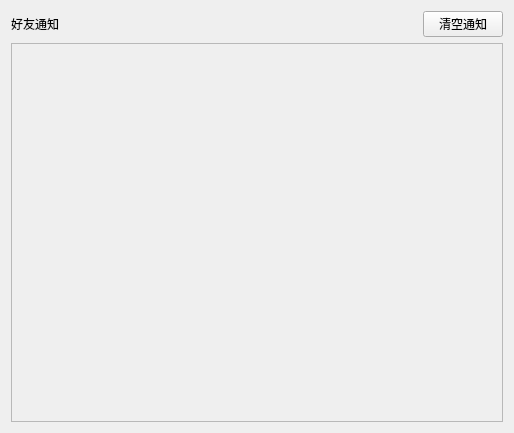
<?xml version="1.0" encoding="UTF-8"?>
<ui version="4.0">
 <class>FriendNoticePage</class>
 <widget class="QWidget" name="FriendNoticePage">
  <property name="geometry">
   <rect>
    <x>0</x>
    <y>0</y>
    <width>514</width>
    <height>433</height>
   </rect>
  </property>
  <property name="windowTitle">
   <string>FriendNoticePage</string>
  </property>
  <layout class="QVBoxLayout" name="verticalLayout">
   <item>
    <layout class="QHBoxLayout" name="horizontalLayout">
     <item>
      <widget class="QLabel" name="noticeLabel">
       <property name="text">
        <string>好友通知</string>
       </property>
      </widget>
     </item>
     <item>
      <spacer name="horizontalSpacer">
       <property name="orientation">
        <enum>Qt::Horizontal</enum>
       </property>
       <property name="sizeHint" stdset="0">
        <size>
         <width>40</width>
         <height>20</height>
        </size>
       </property>
      </spacer>
     </item>
     <item>
      <widget class="QPushButton" name="clear">
       <property name="text">
        <string>清空通知</string>
       </property>
      </widget>
     </item>
    </layout>
   </item>
   <item>
    <widget class="QScrollArea" name="scrollArea">
     <property name="widgetResizable">
      <bool>true</bool>
     </property>
     <widget class="QWidget" name="lnotice">
      <property name="geometry">
       <rect>
        <x>0</x>
        <y>0</y>
        <width>494</width>
        <height>381</height>
       </rect>
      </property>
      <property name="styleSheet">
       <string notr="true"/>
      </property>
      <layout class="QVBoxLayout" name="verticalLayout_2"/>
     </widget>
    </widget>
   </item>
  </layout>
 </widget>
 <resources/>
 <connections/>
</ui>
